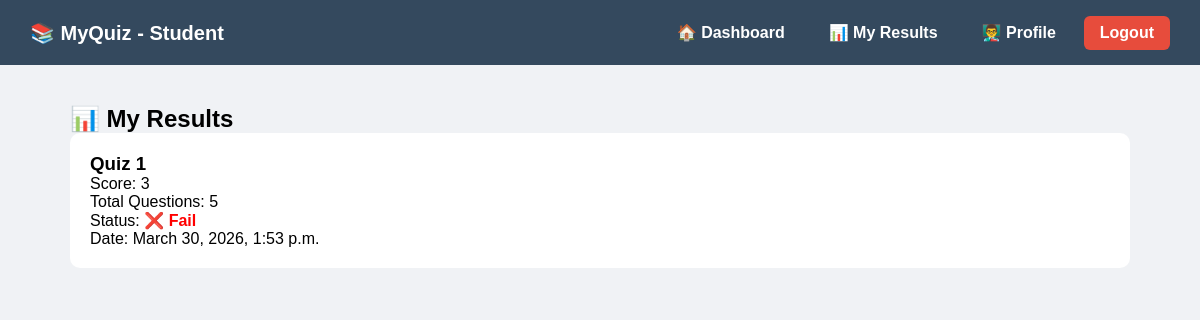
Screenshot of /results/student/ (signed in) with the database file from the repository.
### results/models.py (models this page shows, shortened)
class Result(models.Model):
    student = models.ForeignKey(User, on_delete=models.CASCADE)
    quiz = models.ForeignKey(Quiz, on_delete=models.CASCADE)
    score = models.IntegerField()
    total_questions = models.IntegerField()
    date_taken = models.DateTimeField(auto_now_add=True)
    is_reviewed = models.BooleanField(default=False)
    is_pending_review = models.BooleanField(default=False)

### subjects/models.py (models this page shows, shortened)
class Quiz(models.Model):
    subject = models.ForeignKey(
        Subject, on_delete=models.CASCADE, related_name="quizzes"
    )
    title = models.CharField(max_length=200)
    time_limit = models.PositiveIntegerField(default=10)  # minutes
    is_active = models.BooleanField(default=True)

### results/views.py (the view)
# urls.py: path("student/", views.student_results, name="student_results"),
@login_required
def student_results(request):
    results = Result.objects.filter(student=request.user).order_by("-date_taken")
    return render(request, "results/student_results.html", {"results": results})

### templates/results/student_results.html (shortened to what this page needs)
{% extends 'base_student.html' %}
{% block content %}
<h2>📊 My Results</h2>
{% for r in results %}
<div class="card">
    <h3>{{ r.quiz.title }}</h3>
    <p>Score: {{ r.score }}</p>
    <p>Total Questions: {{ r.total_questions }}</p>
    <p>
        Status:
        {% if r.is_pending_review %}
            <span class="pending">⏳ Pending Review</span>
        {% elif r.score >= 5 %}
            <span class="pass">✅ Pass</span>
        {% else %}
            <span class="fail">❌ Fail</span>
        {% endif %}
    </p>
    <p>Date: {{ r.date_taken }}</p>
</div>
{% empty %}
<p>No results yet.</p>
{% endfor %}
{% endblock %}

### templates/base_student.html (style rules this page uses)
* { margin: 0; padding: 0; box-sizing: border-box; }
body { font-family: Arial, sans-serif; background: #f0f2f5; }

### templates/results/student_results.html (style rules this page uses)
.card { background: white; padding: 20px; margin-bottom: 15px; border-radius: 10px; }
.fail { color: red; font-weight: bold; }

### rows the page displays
Result: quiz "Quiz 1", score "3", total_questions "5", is_pending_review "❌ Fail", date_taken "March 30, 2026, 1:53 p.m."
